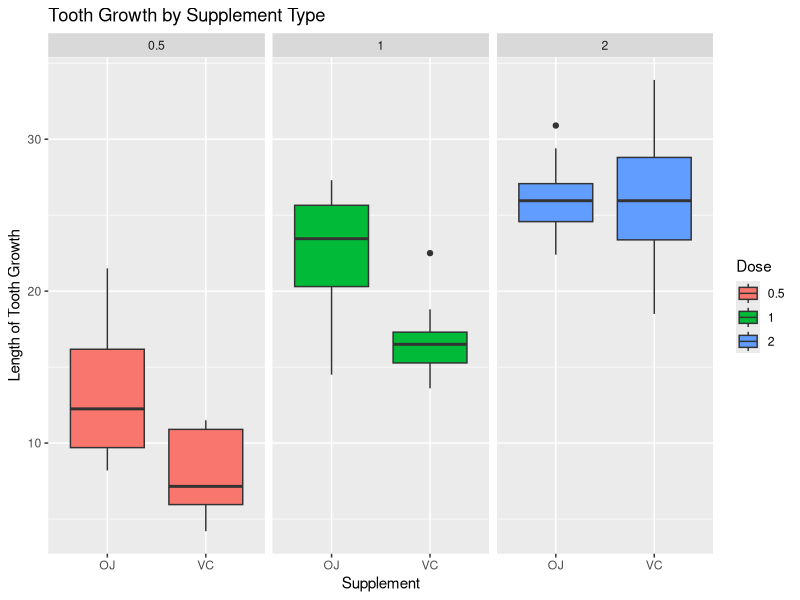
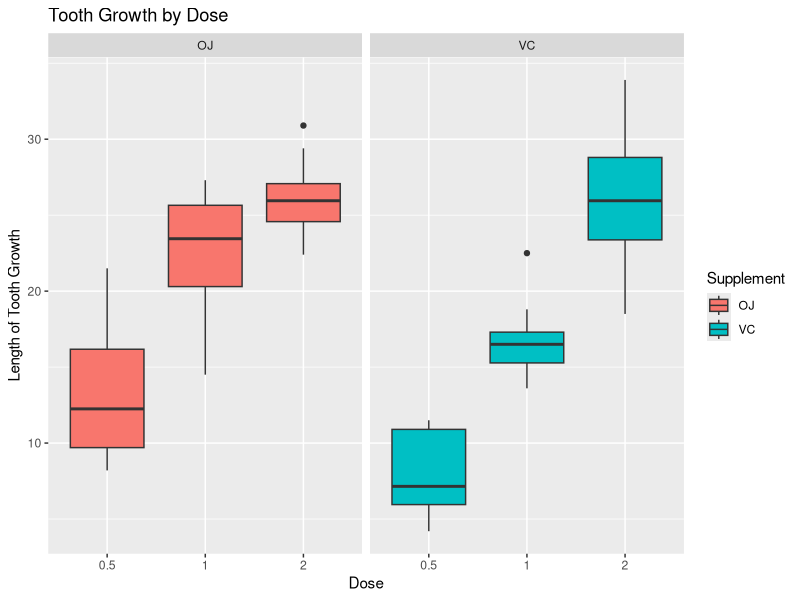

Recreate these plots in R, in order.
## ---- chunk 1
data <- transform(ToothGrowth, dose = as.factor(dose))
summary(data)
## ---- chunk 2
library(ggplot2)
g <- ggplot(data, aes(x = supp, y = len, fill = dose)) +
    geom_boxplot() +
    facet_grid(. ~ dose) + 
    ggtitle("Tooth Growth by Supplement Type") +
    xlab("Supplement") +
    ylab("Length of Tooth Growth") +
    guides(fill = guide_legend(title = "Dose"))
print(g)
## ---- chunk 3
g <- ggplot(data, aes(x = dose, y = len, fill = supp)) +
    geom_boxplot() +
    facet_grid(. ~ supp) + 
    ggtitle("Tooth Growth by Dose") +
    xlab("Dose") +
    ylab("Length of Tooth Growth") +
    guides(fill = guide_legend(title = "Supplement"))
print(g)
